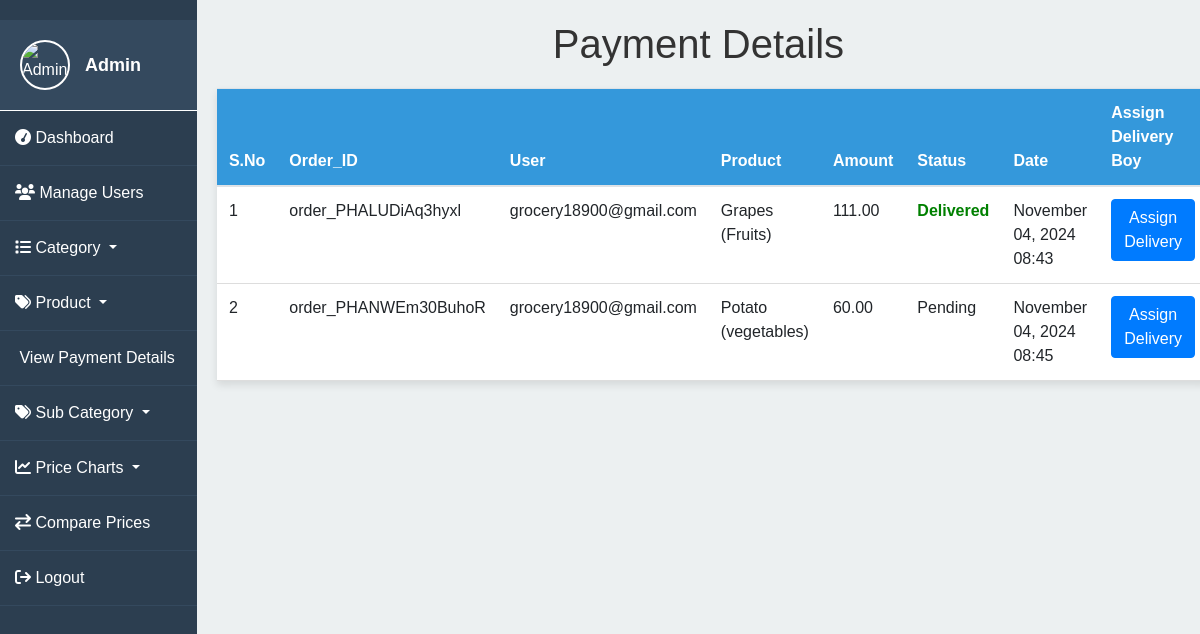
Page /custom_admin/admin_payment_detail/ on the earlier database version.
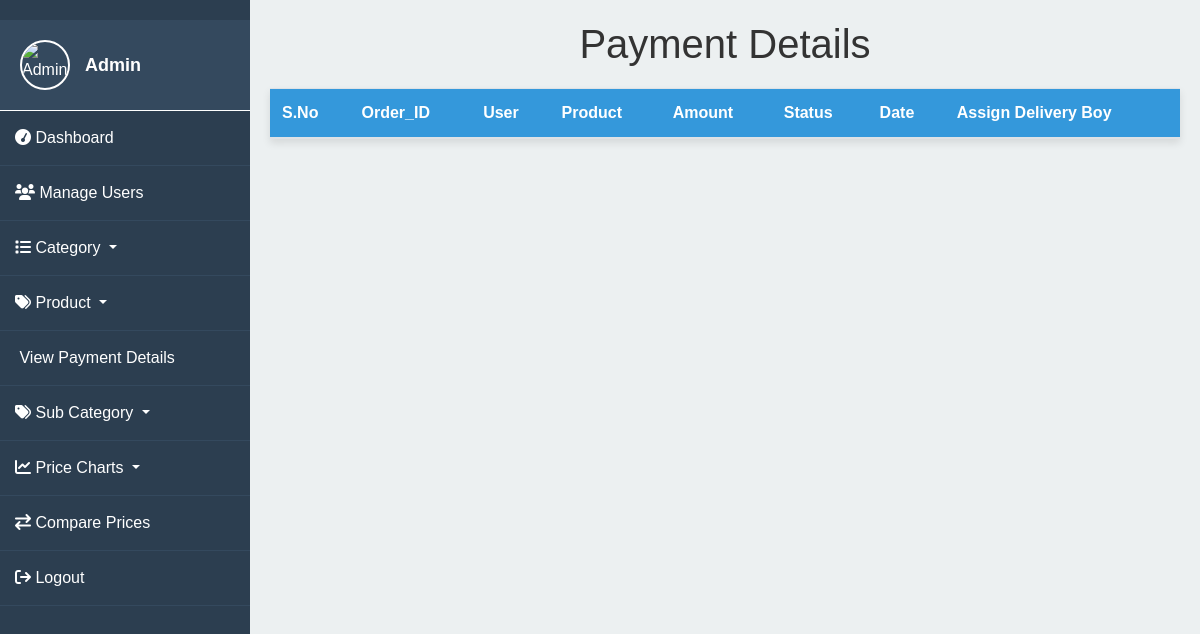
Same page on the later database version.
### myapp/models.py (models this page shows, shortened)
class Payment(models.Model):
       user = models.ForeignKey(settings.AUTH_USER_MODEL, on_delete=models.CASCADE)
       order_details = models.ForeignKey(OrderDetails, on_delete=models.CASCADE, null=True, blank=True)  # Allow null
       amount_paid = models.DecimalField(max_digits=10, decimal_places=2)
       payment_id = models.CharField(max_length=100, unique=True)  # Payment ID from the payment gateway
       order_id = models.CharField(max_length=100, unique=True)    # Order ID from the payment gateway
       status = models.CharField(max_length=20)  # e.g., 'Success', 'Failed'
       created_at = models.DateTimeField(auto_now_add=True)

class User(AbstractBaseUser):
    STATUS_CHOICES = [
        ('active', 'Active'),
        ('inactive', 'Inactive')
    ]
    status = models.CharField(max_length=10, choices=STATUS_CHOICES, default='active')
    email = models.EmailField(unique=True)
    name = models.CharField(max_length=255)
    phone = models.CharField(max_length=20)
    address = models.TextField()
    pincode = models.CharField(max_length=10)
    role = models.CharField(max_length=20)
    password = models.CharField(max_length=100)
    is_active = models.BooleanField(default=True)
    is_staff = models.BooleanField(default=False)
    date_joined = models.DateTimeField(default=timezone.now)
    last_login = models.DateTimeField(null=True, blank=True)
    objects = UserManager()
    USERNAME_FIELD = 'email'
    REQUIRED_FIELDS = ['name']

class OrderProduct(models.Model):
    order = models.ForeignKey(OrderDetails, on_delete=models.CASCADE)
    product = models.ForeignKey('Product', on_delete=models.CASCADE)
    quantity = models.DecimalField(max_digits=5, decimal_places=2)

class Product(models.Model):
    product_name = models.ForeignKey(ProductCategory, on_delete=models.CASCADE)
    category = models.ForeignKey(Category, on_delete=models.CASCADE)
    subcategory = models.ForeignKey(SubCategory, on_delete=models.CASCADE, null=True, blank=True)  # New field
    price = models.DecimalField(max_digits=10, decimal_places=2)
    description = models.TextField()
    quantity = models.IntegerField()
    stock = models.PositiveIntegerField(default=0)  # Field for stock quantity
    image = models.ImageField(upload_to='media/', blank=True, null=True)
    shelf_life = models.CharField(max_length=100, blank=True, null=True)  # Field for shelf life
    form_factor = models.CharField(max_length=100, blank=True, null=True)  # Field for form factor
    organic = models.BooleanField(default=False)  # Field for organic product
    common_name = models.CharField(max_length=100, blank=True, null=True)  # Field for common name
    farmer = models.ForeignKey(Farmer, on_delete=models.CASCADE)

class ProductCategory(models.Model):
    category = models.ForeignKey(Category, on_delete=models.CASCADE)
    product_name = models.CharField(max_length=100)
    def __str__(self):
        return f"{self.product_name} ({self.category.name})"

class Category(models.Model):
    name = models.CharField(max_length=100)

class OrderDetails(models.Model):
    STATUS_CHOICES = [
        ('Pending', 'Pending'),
        ('Shipped', 'Shipped'),
        ('Delivered', 'Delivered'),
    ]
    user = models.ForeignKey(settings.AUTH_USER_MODEL, on_delete=models.CASCADE)
    products = models.ManyToManyField('Product', through='OrderProduct')  # Many-to-many relationship with Product
    total_price = models.DecimalField(max_digits=10, decimal_places=2)
    order_date = models.DateTimeField(auto_now_add=True)
    order_status = models.CharField(max_length=20, choices=STATUS_CHOICES, default='Pending')
    class Meta:
        verbose_name_plural = "Order Details"

### myapp/views.py (the view)
# urls.py: path('admin_payment_detail/', views.admin_payment_detail, name='admin_payment_detail'),
def admin_payment_detail(request):
    payments = Payment.objects.all()  # Fetch all payments
    deliveryboys = DeliveryBoy.objects.all()  # Fetch delivery boys
    return render(request, 'admin_payment_detail.html', {'payments': payments, 'deliveryboys': deliveryboys})

### myapp/templates/admin_payment_detail.html (shortened to what this page needs)
<!DOCTYPE html>
<html lang="en">
<head>
    {% load static %}
    <link rel="stylesheet" href="https://stackpath.bootstrapcdn.com/bootstrap/4.3.1/css/bootstrap.min.css">
    <link rel="stylesheet" href="https://cdnjs.cloudflare.com/ajax/libs/font-awesome/6.0.0-beta3/css/all.min.css">
</head>
<body>
    <div class="sidebar">
        <div class="profile">
            <img src="{% static 'img/admin.jpg' %}" alt="Admin Image">
            <div class="name">Admin</div>
        </div>
        <a href="{% url 'admin_dashboard' %}"><i class="fa fa-tachometer"></i> Dashboard</a>
        <a href="{% url 'manage_users' %}"><i class="fa fa-users"></i> Manage Users</a>
        <div class="dropdown">
            <a class="dropdown-toggle" href="#" role="button" id="categoryDropdown" data-toggle="dropdown" aria-haspopup="true" aria-expanded="false">
                <i class="fa fa-list"></i> Category
            </a>
        </div>
        <div class="dropdown">
            <a class="dropdown-toggle" href="#" role="button" id="productDropdown" data-toggle="dropdown" aria-haspopup="true" aria-expanded="false">
                <i class="fa fa-tags"></i> Product
            </a>
        </div>
        <a href="{% url 'admin_payment_detail' %}"> View Payment Details</a>
        <div class="dropdown">
            <a class="dropdown-toggle" href="#" role="button" id="subcategoryDropdown" data-toggle="dropdown" aria-haspopup="true" aria-expanded="false">
                <i class="fa fa-tags"></i> Sub Category
            </a>
        </div>
        <div class="dropdown">
            <a class="dropdown-toggle" href="#" role="button" id="priceChartDropdown" data-toggle="dropdown" aria-haspopup="true" aria-expanded="false">
                <i class="fa fa-line-chart"></i> Price Charts
            </a>
        </div>
        <a href="{% url 'compare_prices' %}"><i class="fa fa-exchange"></i> Compare Prices</a>
        <a href="{% url 'login' %}"><i class="fa fa-sign-out"></i> Logout</a>
    </div>
    <div class="content">
        <h1>Payment Details</h1>
        <table class="table">
            <thead>
                <tr>
                    <th>S.No</th>
                    <th>Order_ID</th>
                    <th>User</th>
                    <th>Product</th>
                    <th>Amount</th>
                    <th>Status</th>
                    <th>Date</th>
                    <th>Assign Delivery Boy</th>
                </tr>
            </thead>
            <tbody>
                {% for payment in payments %}
                <tr>
                    <td>{{ forloop.counter }}</td>
                    <td>{{ payment.order_id }}</td>
                    <td>{{ payment.user.email }}</td>
                    <td>
                        {% for order_product in payment.order_details.orderproduct_set.all %}
                            {{ order_product.product.product_name }}{% if not forloop.last %}, {% endif %}
                        {% endfor %}
                    </td>
                    <td>{{ payment.amount_paid }}</td>
                    <td>
                        {% if payment.order_details.order_status == "Delivered" %}
                            <span style="color: green; font-weight: bold;">{{ payment.order_details.order_status }}</span>
                        {% else %}
                            <span>{{ payment.order_details.order_status }}</span>
                        {% endif %}
                    </td>
                    <td>{{ payment.created_at|date:"F d, Y H:i" }}</td>
                    <td>
                        <form action="{% url 'assign_delivery' %}" method="post">
                            <button type="submit" class="btn btn-primary">Assign Delivery</button>
                        </form>
                    </td>
                </tr>
                {% endfor %}
            </tbody>
        </table>
    </div>
</body>
</html>

Differences in the rows shown:
removed Payment: order_id "order_PHALUDiAq3hyxl", user.email "grocery18900@gmail.com", amount_paid "111.00", order_details.order_status "Delivered", created_at "November 04, 2024 08:43"
removed OrderProduct: product.product_name "Grapes (Fruits)", shown under "order_PHALUDiAq3hyxl"
removed Payment: order_id "order_PHANWEm30BuhoR", user.email "grocery18900@gmail.com", amount_paid "60.00", order_details.order_status "Pending", created_at "November 04, 2024 08:45"
removed OrderProduct: product.product_name "Potato (vegetables)", shown under "order_PHANWEm30BuhoR"
